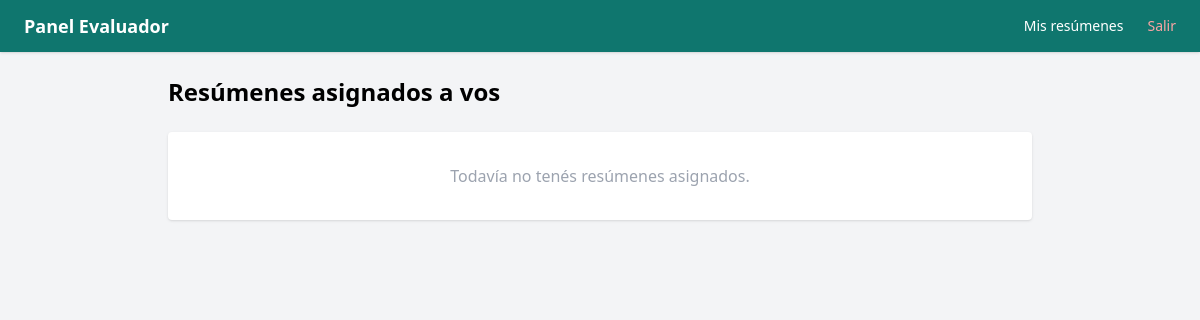
Page /eval (signed in) on the earlier database version.
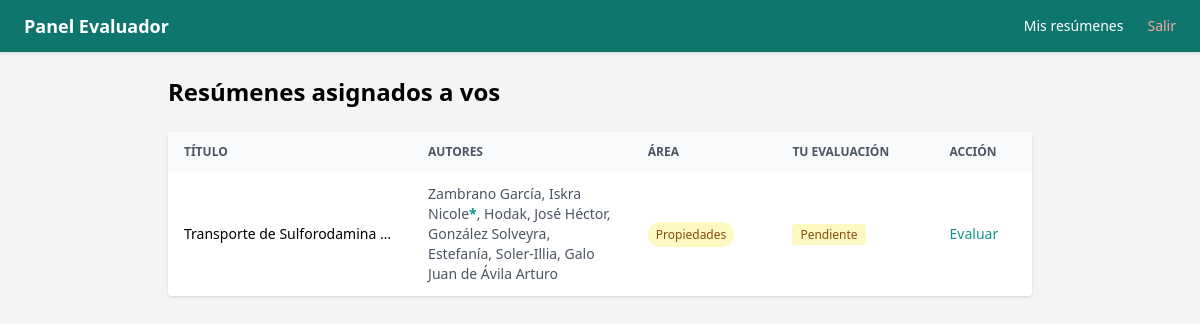
Same page on the later database version.
### app/models.py (models this page shows)
class Asignacion(Base):
    __tablename__ = "asignaciones"
    id = Column(Integer, primary_key=True, index=True)
    abstract_id = Column(Integer, ForeignKey("abstracts.id"), nullable=False)
    evaluador_id = Column(Integer, ForeignKey("users.id"), nullable=False)
    abstract = relationship("Abstract", back_populates="asignaciones")
    evaluador = relationship("User", back_populates="asignaciones")

class Abstract(Base):
    __tablename__ = "abstracts"
    id = Column(Integer, primary_key=True, index=True)
    titulo = Column(String, nullable=False)
    autor = Column(String, nullable=False)
    afiliacion = Column(String, nullable=False)
    email_autor = Column(String, nullable=False)
    contenido_html = Column(Text, nullable=False)
    presentacion_oral = Column(Integer, default=0)  # 1 = sí
    estado = Column(Enum(EstadoEnum), default=EstadoEnum.pendiente)
    fecha_envio = Column(DateTime, default=datetime.utcnow)
    reviews = relationship("Review", back_populates="abstract")
    asignaciones = relationship("Asignacion", back_populates="abstract")
    autores = relationship("Autor", back_populates="abstract", order_by="Autor.orden")
    afiliaciones = relationship("Afiliacion", back_populates="abstract", order_by="Afiliacion.orden")
    area_tematica = Column(String, nullable=True)
    referencias_html = Column(Text, nullable=True)

class Autor(Base):
    __tablename__ = "autores"
    id = Column(Integer, primary_key=True, index=True)
    abstract_id = Column(Integer, ForeignKey("abstracts.id"), nullable=False)
    nombre = Column(String, nullable=False)
    orden = Column(Integer, nullable=False)
    es_presentador = Column(Integer, default=0)  # 1 = sí
    afiliaciones_ids = Column(String, nullable=True)  # ej: "1,2"
    abstract = relationship("Abstract", back_populates="autores")

### app/main.py (the view)
@app.get("/eval", response_class=HTMLResponse)
def eval_lista(
    request: Request,
    current_user: models.User = Depends(require_evaluador),
    db: Session = Depends(get_db)
):
    asignaciones = db.query(models.Asignacion).filter(
    models.Asignacion.evaluador_id == current_user.id
    ).all()
    reviews = db.query(models.Review).filter(
        models.Review.evaluador_id == current_user.id
    ).all()
    reviews_map = {r.abstract_id: r for r in reviews}
    return templates.TemplateResponse("eval/lista.html", {
        "request": request,
        "asignaciones": asignaciones,
        "reviews_map": reviews_map,
        "current_user": current_user
    })

### app/templates/eval/lista.html
{% extends "eval/base.html" %}
{% block content %}
<h1 class="text-2xl font-bold mb-6">Resúmenes asignados a vos</h1>
{% if asignaciones %}
<div class="bg-white rounded shadow overflow-x-auto">
    <table class="text-sm" style="min-width: 600px; width: 100%;">
        <thead class="bg-gray-50 text-gray-600 uppercase text-xs">
            <tr>
                <th class="px-4 py-3 text-left">Título</th>
                <th class="px-4 py-3 text-left">Autores</th>
                <th class="px-4 py-3 text-left">Área</th>
                <th class="px-4 py-3 text-left">Tu evaluación</th>
                <th class="px-4 py-3 text-left">Acción</th>
            </tr>
        </thead>
        <tbody class="divide-y divide-gray-100">
            {% for asig in asignaciones %}
            {% set review = reviews_map.get(asig.abstract_id) %}
            {% set area_info = {
                '1': ('Síntesis', 'bg-blue-100 text-blue-800'),
                '2': ('Autoensamblado', 'bg-purple-100 text-purple-800'),
                '3': ('Nanobio', 'bg-green-100 text-green-800'),
                '4': ('Superficies', 'bg-orange-100 text-orange-800'),
                '5': ('Propiedades', 'bg-yellow-100 text-yellow-800'),
                '6': ('Aplicaciones', 'bg-teal-100 text-teal-800'),
                '7': ('Nano y Salud', 'bg-red-100 text-red-800'),
            } %}
            {% set info = area_info.get(asig.abstract.area_tematica, ('—', 'bg-gray-100 text-gray-500')) %}
            <tr class="hover:bg-gray-50">
                <td class="px-4 py-3 font-medium" style="max-width: 200px;">
                    <div class="truncate">{{ asig.abstract.titulo | striptags }}</div>
                </td>
                <td class="px-4 py-3 text-gray-600" style="max-width: 180px;">
                    {% for autor in asig.abstract.autores %}
                        <span>{{ autor.nombre }}{% if autor.es_presentador %}<span class="text-teal-600 font-bold">*</span>{% endif %}{% if not loop.last %}, {% endif %}</span>
                    {% endfor %}
                </td>
                <td class="px-4 py-3">
                    <span class="px-2 py-1 rounded-full text-xs font-medium {{ info[1] }}">{{ info[0] }}</span>
                </td>
                <td class="px-4 py-3 whitespace-nowrap">
                    {% if review and review.decision %}
                        {% if review.decision.value == 'aprobado' %}
                            <span class="bg-green-100 text-green-800 px-2 py-0.5 rounded text-xs">Aprobado</span>
                        {% else %}
                            <span class="bg-red-100 text-red-800 px-2 py-0.5 rounded text-xs">Rechazado</span>
                        {% endif %}
                    {% else %}
                        <span class="bg-yellow-100 text-yellow-800 px-2 py-0.5 rounded text-xs">Pendiente</span>
                    {% endif %}
                </td>
                <td class="px-4 py-3">
                    <a href="/eval/{{ asig.abstract_id }}" class="text-teal-600 hover:underline font-medium">
                        {% if review and review.decision %}Editar{% else %}Evaluar{% endif %}
                    </a>
                </td>
            </tr>
            {% endfor %}
        </tbody>
    </table>
</div>
{% else %}
<div class="bg-white rounded shadow p-8 text-center text-gray-400">
    Todavía no tenés resúmenes asignados.
</div>
{% endif %}
{% endblock %}

Differences in the rows shown:
added Asignacion: abstract.titulo "Transporte de Sulforodamina…", info "Propiedades"
added Autor: nombre "Zambrano García, Iskra Nicole"
added Autor: nombre "Hodak, José Héctor"
added Autor: nombre "González Solveyra, Estefanía"
added Autor: nombre "Soler-Illia, Galo Juan de Ávila Arturo"
Other differences:
text no longer shown: "Todavía no tenés resúmenes asignados."
text now shown: "TÍTULO AUTORES ÁREA TU EVALUACIÓN ACCIÓN"
